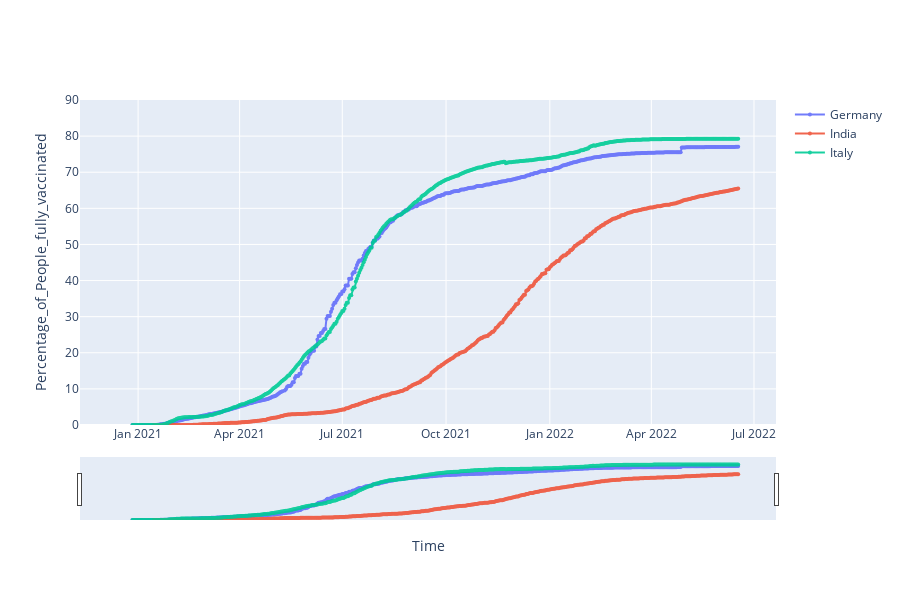

Write notebook code for a chart like this one.
### Markdown cell above
# The vaccination rate of fully vaccinated population over time

### Code cell
#To include every country in the graph(we will use loop)
fig = go.Figure()
for each in country_list: 
    fig.add_trace(go.Scatter(x = vacc_plotting_data2.Date, y = vacc_plotting_data2[each], mode = 'markers+lines', opacity = 0.9, line_width = 2, marker_size = 4, name = each))
#defines the overall layout properties
fig.update_layout(width = 900, height = 600, xaxis_title = "Time", yaxis_title = "Percentage_of_People_fully_vaccinated") 
fig.update_yaxes(type = 'linear', range = [0,90])
#range slider gives you the possibility to slide across the x scale 
fig.update_layout(xaxis_rangeslider_visible = True)

### Figure 1 — Plotly figure (JSON) as saved in the notebook; plotly's stock layout.template omitted (floating-point values rounded to 4 significant figures; data arrays with more than 128 entries replaced by an {"elided": "..."} marker saying what was removed)
{"data": [{"line": {"width": 2}, "marker": {"size": 4}, "mode": "markers+lines", "name": "Germany", "opacity": 0.9, "type": "scatter", "x": {"elided": "551 str values"}, "y": {"elided": "551 float values"}}, {"line": {"width": 2}, "marker": {"size": 4}, "mode": "markers+lines", "name": "India", "opacity": 0.9, "type": "scatter", "x": {"elided": "551 str values"}, "y": {"elided": "551 float values"}}, {"line": {"width": 2}, "marker": {"size": 4}, "mode": "markers+lines", "name": "Italy", "opacity": 0.9, "type": "scatter", "x": {"elided": "551 str values"}, "y": {"elided": "551 float values"}}], "layout": {"height": 600, "width": 900, "xaxis": {"rangeslider": {"visible": true}, "title": {"text": "Time"}}, "yaxis": {"range": [0, 90], "title": {"text": "Percentage_of_People_fully_vaccinated"}, "type": "linear"}}}
